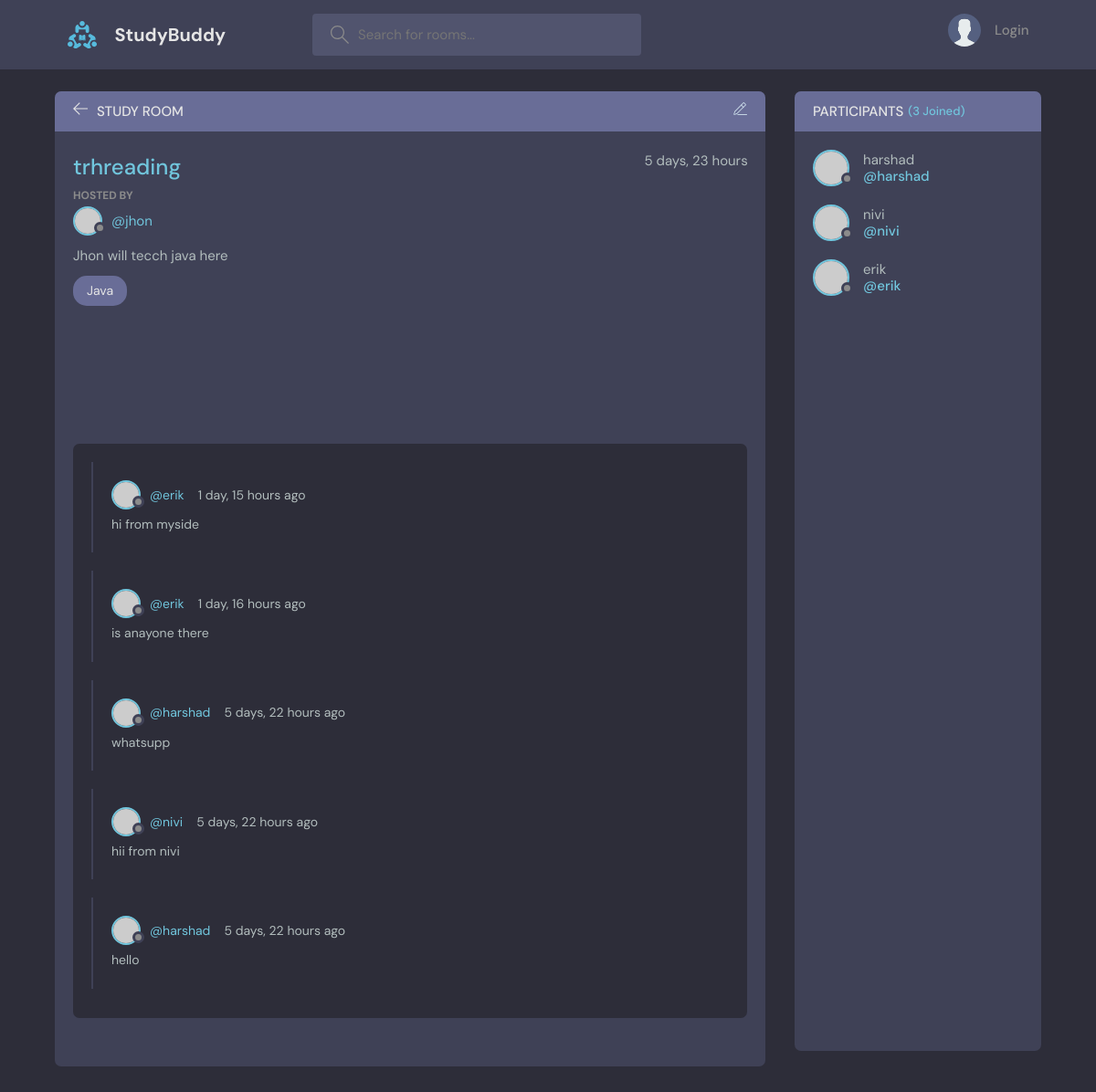
Page /room_page/7/ on the earlier database version.
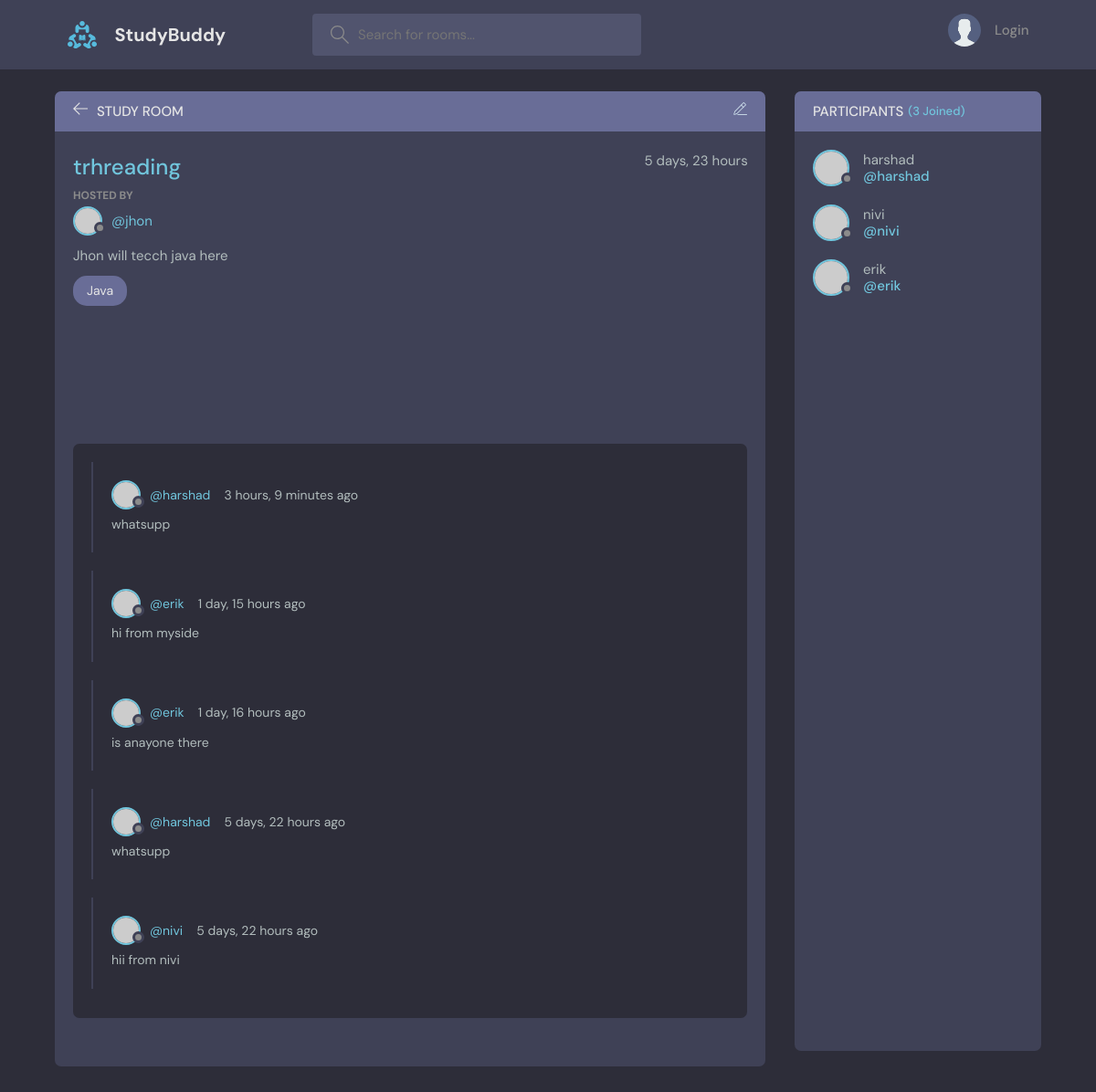
Same page on the later database version.
### base/models.py (models this page shows, shortened)
class Message(models.Model):
    user = models.ForeignKey(User,on_delete=models.CASCADE)
    room = models.ForeignKey(Room,on_delete=models.CASCADE)
    body = models.TextField()
    updated = models.DateTimeField(auto_now=True)
    created = models.DateTimeField(auto_now_add=True)
    class Meta:
        ordering = ["-updated","-created"]

### base/views.py (the view, shortened to what this page needs)
# urls.py: path('room_page/<str:pk>/',views.room,name="room"),
def room(request,pk):
    room = Room.objects.get(id=pk)
    room_messages = room.message_set.all()
    participants = room.participants.all()
    context = {"participants":participants,"room": room ,"room_messages":room_messages}
    return render(request,"base/room.html",context)

### base/models.py (called while the page is built)
    def __str__(self) -> str:
        return self.name

### base/templates/base/room.html (shortened to what this page needs)
{% extends 'main.html'%}
{% block content %}
    <main class="profile-page layout layout--2">
      <div class="container">
        <div class="room">
          <div class="room__top">
            <div class="room__topLeft">
              <a href="{% url 'home' %}">
                <svg version="1.1" xmlns="http://www.w3.org/2000/svg" width="32" height="32" viewBox="0 0 32 32">
                  <title>arrow-left</title>
                  <path
                    d="M13.723 2.286l-13.723 13.714 13.719 13.714 1.616-1.611-10.96-10.96h27.625v-2.286h-27.625l10.965-10.965-1.616-1.607z"
                  ></path>
                </svg>
              </a>
              <h3>Study Room</h3>
            </div>
            <div class="room__topRight">
              <a href="{% url 'update_room' room.id %}">
              </a>
            </div>
          </div>
          <div class="room__box scroll">
            <div class="room__header scroll">
              <div class="room__info">
                <h3>{{ room.name }}</h3>
                <span>{{ room.created | timesince }}</span>
              </div>
              <div class="room__hosted">
                <p>Hosted By</p>
                <a href="{% url 'user_profile' room.host.id %}" class="room__author">
                  <div class="avatar avatar--small">
                    <img src="https://randomuser.me/api/portraits/men/37.jpg" />
                  </div>
                  <span>@{{ room.host.username }}</span>
                </a>
              </div>
              <div class="room__details">
                {{ room.description }}
              </div>
              <span class="room__topics">{{ room.topic }}</span>
            </div>
            <div class="room__conversation">
              <div class="threads scroll">
                {% for room_message in room_messages %}
                <div class="thread">
                  <div class="thread__top">
                    <div class="thread__author">
                      <a href="{% url 'user_profile' room_message.user.id %}" class="thread__authorInfo">
                        <div class="avatar avatar--small">
                          <img src="https://randomuser.me/api/portraits/men/37.jpg" />
                        </div>
                        <span>@{{ room_message.user }}</span>
                      </a>
                      <span class="thread__date">{{ room_message.created | timesince }} ago</span>
                    </div>
                  </div>
                  <div class="thread__details">
                    {{ room_message.body }}
                  </div>
                </div>
                {% endfor %}
              </div>
            </div>
          </div>
        </div>
        <div class="participants">
          <h3 class="participants__top">Participants <span>({{ participants.count}} Joined)</span></h3>
          <div class="participants__list scroll">
            {% for participant in participants %}
            <a href="profile.html" class="participant">
              <div class="avatar avatar--medium">
                <img src="https://randomuser.me/api/portraits/men/37.jpg" />
              </div>
              <p>
                {{ participant.username }}
                <span>@{{ participant.username }}</span>
              </p>
            </a>
            {% endfor %}
          </div>
        </div>
      </div>
    </main>
    {% endblock content %}

Differences in the rows shown:
removed Message: user "harshad", created "5 days, 22 hours", body "hello"
added Message: user "harshad", created "3 hours, 9 minutes", body "whatsupp"
